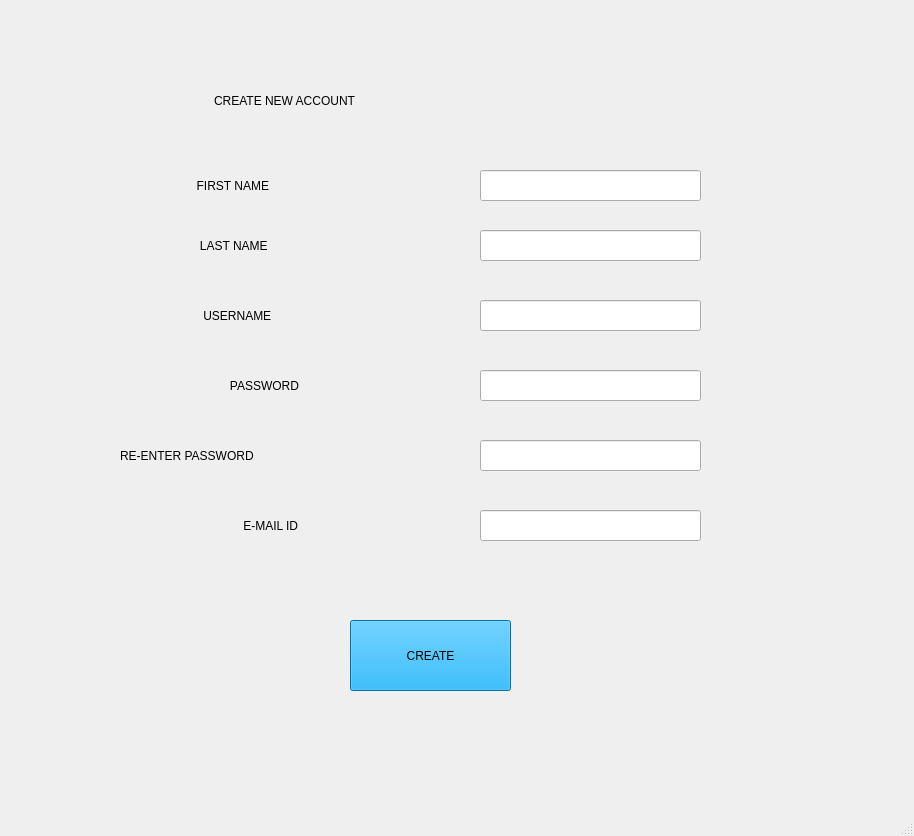
<?xml version="1.0" encoding="UTF-8"?>
<ui version="4.0">
 <class>signup</class>
 <widget class="QMainWindow" name="signup">
  <property name="geometry">
   <rect>
    <x>0</x>
    <y>0</y>
    <width>914</width>
    <height>836</height>
   </rect>
  </property>
  <property name="windowTitle">
   <string>MainWindow</string>
  </property>
  <widget class="QWidget" name="centralwidget">
   <widget class="QLabel" name="label">
    <property name="geometry">
     <rect>
      <x>0</x>
      <y>0</y>
      <width>911</width>
      <height>801</height>
     </rect>
    </property>
    <property name="text">
     <string/>
    </property>
    <property name="pixmap">
     <pixmap>Pictures/s2.jpg</pixmap>
    </property>
   </widget>
   <widget class="QLabel" name="username">
    <property name="geometry">
     <rect>
      <x>170</x>
      <y>300</y>
      <width>211</width>
      <height>31</height>
     </rect>
    </property>
    <property name="styleSheet">
     <string notr="true">
font: 75 16pt &quot;MS Shell Dlg 2&quot;;
</string>
    </property>
    <property name="text">
     <string>          USERNAME</string>
    </property>
   </widget>
   <widget class="QLabel" name="label_3">
    <property name="geometry">
     <rect>
      <x>214</x>
      <y>50</y>
      <width>541</width>
      <height>101</height>
     </rect>
    </property>
    <property name="styleSheet">
     <string notr="true">font: 75 26pt &quot;MS Shell Dlg 2&quot;;</string>
    </property>
    <property name="text">
     <string>CREATE NEW ACCOUNT</string>
    </property>
   </widget>
   <widget class="QLineEdit" name="lineEdit">
    <property name="geometry">
     <rect>
      <x>480</x>
      <y>300</y>
      <width>221</width>
      <height>31</height>
     </rect>
    </property>
   </widget>
   <widget class="QLabel" name="password">
    <property name="geometry">
     <rect>
      <x>220</x>
      <y>370</y>
      <width>171</width>
      <height>31</height>
     </rect>
    </property>
    <property name="styleSheet">
     <string notr="true">
font: 75 16pt &quot;MS Shell Dlg 2&quot;;
</string>
    </property>
    <property name="text">
     <string>   PASSWORD</string>
    </property>
   </widget>
   <widget class="QLineEdit" name="lineEdit_2">
    <property name="geometry">
     <rect>
      <x>480</x>
      <y>370</y>
      <width>221</width>
      <height>31</height>
     </rect>
    </property>
   </widget>
   <widget class="QLineEdit" name="lineEdit_3">
    <property name="geometry">
     <rect>
      <x>480</x>
      <y>440</y>
      <width>221</width>
      <height>31</height>
     </rect>
    </property>
   </widget>
   <widget class="QLabel" name="password1">
    <property name="geometry">
     <rect>
      <x>120</x>
      <y>440</y>
      <width>281</width>
      <height>31</height>
     </rect>
    </property>
    <property name="styleSheet">
     <string notr="true">
font: 75 16pt &quot;MS Shell Dlg 2&quot;;
</string>
    </property>
    <property name="text">
     <string>RE-ENTER PASSWORD </string>
    </property>
   </widget>
   <widget class="QLabel" name="email">
    <property name="geometry">
     <rect>
      <x>220</x>
      <y>510</y>
      <width>181</width>
      <height>31</height>
     </rect>
    </property>
    <property name="styleSheet">
     <string notr="true">
font: 75 16pt &quot;MS Shell Dlg 2&quot;;
</string>
    </property>
    <property name="text">
     <string>       E-MAIL ID</string>
    </property>
   </widget>
   <widget class="QLineEdit" name="lineEdit_4">
    <property name="geometry">
     <rect>
      <x>480</x>
      <y>510</y>
      <width>221</width>
      <height>31</height>
     </rect>
    </property>
   </widget>
   <widget class="QPushButton" name="create">
    <property name="geometry">
     <rect>
      <x>350</x>
      <y>620</y>
      <width>161</width>
      <height>71</height>
     </rect>
    </property>
    <property name="styleSheet">
     <string notr="true">font: 75 14pt &quot;MS Shell Dlg 2&quot;;
background-color: rgb(0, 157, 235);</string>
    </property>
    <property name="text">
     <string>CREATE</string>
    </property>
   </widget>
   <widget class="QLabel" name="fname">
    <property name="geometry">
     <rect>
      <x>170</x>
      <y>170</y>
      <width>211</width>
      <height>31</height>
     </rect>
    </property>
    <property name="styleSheet">
     <string notr="true">
font: 75 16pt &quot;MS Shell Dlg 2&quot;;
</string>
    </property>
    <property name="text">
     <string>        FIRST NAME</string>
    </property>
   </widget>
   <widget class="QLabel" name="label_2">
    <property name="geometry">
     <rect>
      <x>170</x>
      <y>230</y>
      <width>211</width>
      <height>31</height>
     </rect>
    </property>
    <property name="styleSheet">
     <string notr="true">
font: 75 16pt &quot;MS Shell Dlg 2&quot;;
</string>
    </property>
    <property name="text">
     <string>         LAST NAME</string>
    </property>
   </widget>
   <widget class="QLineEdit" name="lineEdit_5">
    <property name="geometry">
     <rect>
      <x>480</x>
      <y>170</y>
      <width>221</width>
      <height>31</height>
     </rect>
    </property>
   </widget>
   <widget class="QLineEdit" name="lineEdit_6">
    <property name="geometry">
     <rect>
      <x>480</x>
      <y>230</y>
      <width>221</width>
      <height>31</height>
     </rect>
    </property>
   </widget>
  </widget>
  <widget class="QMenuBar" name="menubar">
   <property name="geometry">
    <rect>
     <x>0</x>
     <y>0</y>
     <width>914</width>
     <height>26</height>
    </rect>
   </property>
  </widget>
  <widget class="QStatusBar" name="statusbar"/>
 </widget>
 <resources/>
 <connections/>
</ui>
